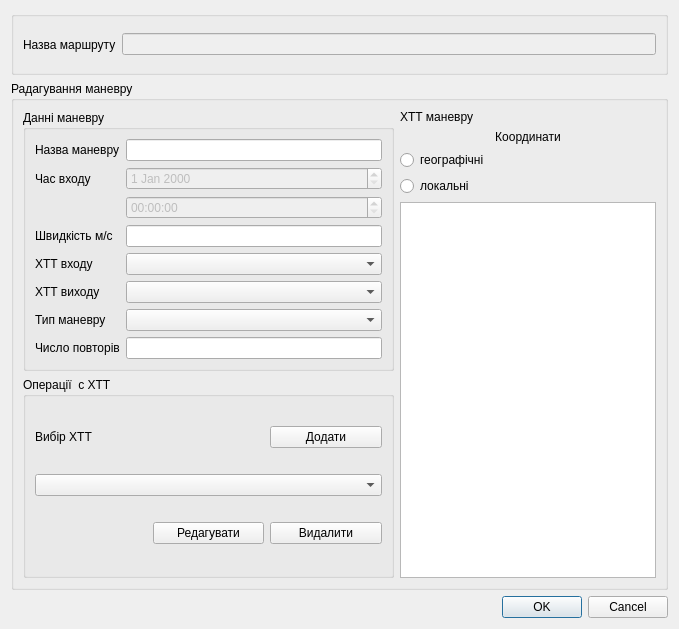
<?xml version="1.0" encoding="UTF-8"?>
<ui version="4.0">
 <class>Manevr_Dialog</class>
 <widget class="QDialog" name="Manevr_Dialog">
  <property name="geometry">
   <rect>
    <x>0</x>
    <y>0</y>
    <width>679</width>
    <height>629</height>
   </rect>
  </property>
  <property name="windowTitle">
   <string>Редагування маневру</string>
  </property>
  <layout class="QHBoxLayout" name="horizontalLayout">
   <item>
    <layout class="QVBoxLayout" name="verticalLayout" stretch="1,8,0">
     <item>
      <widget class="QGroupBox" name="groupBox">
       <property name="title">
        <string/>
       </property>
       <layout class="QHBoxLayout" name="horizontalLayout_2">
        <item>
         <widget class="QLabel" name="label">
          <property name="text">
           <string>Назва маршруту</string>
          </property>
         </widget>
        </item>
        <item>
         <widget class="QLineEdit" name="route_name_edit">
          <property name="enabled">
           <bool>false</bool>
          </property>
         </widget>
        </item>
       </layout>
      </widget>
     </item>
     <item>
      <widget class="QGroupBox" name="groupBox_2">
       <property name="title">
        <string>Радагування маневру</string>
       </property>
       <layout class="QHBoxLayout" name="horizontalLayout_4" stretch="1,0">
        <item>
         <layout class="QVBoxLayout" name="verticalLayout_2">
          <item>
           <widget class="QGroupBox" name="groupBox_3">
            <property name="title">
             <string>Данні маневру</string>
            </property>
            <layout class="QFormLayout" name="formLayout">
             <item row="0" column="0">
              <widget class="QLabel" name="label_2">
               <property name="text">
                <string>Назва маневру</string>
               </property>
              </widget>
             </item>
             <item row="0" column="1">
              <widget class="QLineEdit" name="name_edit"/>
             </item>
             <item row="1" column="0">
              <widget class="QLabel" name="label_3">
               <property name="text">
                <string>Час входу</string>
               </property>
              </widget>
             </item>
             <item row="1" column="1">
              <widget class="QDateEdit" name="dateEdit">
               <property name="enabled">
                <bool>false</bool>
               </property>
              </widget>
             </item>
             <item row="2" column="1">
              <widget class="QTimeEdit" name="timeEdit">
               <property name="enabled">
                <bool>false</bool>
               </property>
              </widget>
             </item>
             <item row="3" column="0">
              <widget class="QLabel" name="label_4">
               <property name="text">
                <string>Швидкість м/с</string>
               </property>
              </widget>
             </item>
             <item row="5" column="0">
              <widget class="QLabel" name="label_5">
               <property name="text">
                <string>ХТТ входу</string>
               </property>
              </widget>
             </item>
             <item row="5" column="1">
              <widget class="QComboBox" name="comboBox"/>
             </item>
             <item row="8" column="0">
              <widget class="QLabel" name="label_6">
               <property name="text">
                <string>ХТТ виходу</string>
               </property>
              </widget>
             </item>
             <item row="8" column="1">
              <widget class="QComboBox" name="comboBox_2"/>
             </item>
             <item row="10" column="0">
              <widget class="QLabel" name="label_7">
               <property name="text">
                <string>Тип маневру</string>
               </property>
              </widget>
             </item>
             <item row="10" column="1">
              <widget class="QComboBox" name="comboBox_3"/>
             </item>
             <item row="12" column="0">
              <widget class="QLabel" name="label_8">
               <property name="text">
                <string>Число повторів</string>
               </property>
              </widget>
             </item>
             <item row="12" column="1">
              <widget class="QLineEdit" name="number_repeat_edit"/>
             </item>
             <item row="3" column="1">
              <widget class="QLineEdit" name="speed_edit"/>
             </item>
            </layout>
           </widget>
          </item>
          <item>
           <widget class="QGroupBox" name="groupBox_4">
            <property name="title">
             <string>Операції  с ХТТ</string>
            </property>
            <layout class="QGridLayout" name="gridLayout_2">
             <item row="0" column="0">
              <widget class="QLabel" name="label_9">
               <property name="text">
                <string>Вибір ХТТ</string>
               </property>
              </widget>
             </item>
             <item row="0" column="2">
              <widget class="QPushButton" name="point_add_button">
               <property name="text">
                <string>Додати</string>
               </property>
              </widget>
             </item>
             <item row="1" column="0" colspan="3">
              <widget class="QComboBox" name="comboBox_4"/>
             </item>
             <item row="2" column="1">
              <widget class="QPushButton" name="point_edit_button">
               <property name="text">
                <string>Редагувати</string>
               </property>
              </widget>
             </item>
             <item row="2" column="2">
              <widget class="QPushButton" name="point_delete_button">
               <property name="text">
                <string>Видалити</string>
               </property>
              </widget>
             </item>
            </layout>
           </widget>
          </item>
         </layout>
        </item>
        <item>
         <layout class="QVBoxLayout" name="verticalLayout_3">
          <item>
           <widget class="QLabel" name="label_10">
            <property name="text">
             <string>ХТТ маневру</string>
            </property>
           </widget>
          </item>
          <item>
           <widget class="QLabel" name="label_11">
            <property name="text">
             <string>Координати</string>
            </property>
            <property name="alignment">
             <set>Qt::AlignCenter</set>
            </property>
           </widget>
          </item>
          <item>
           <widget class="QRadioButton" name="geo_coord_radioB">
            <property name="text">
             <string>географічні</string>
            </property>
           </widget>
          </item>
          <item>
           <widget class="QRadioButton" name="local_coord_radioB">
            <property name="text">
             <string>локальні</string>
            </property>
           </widget>
          </item>
          <item>
           <widget class="QTableWidget" name="tableWidget"/>
          </item>
         </layout>
        </item>
       </layout>
      </widget>
     </item>
     <item>
      <layout class="QHBoxLayout" name="horizontalLayout_3">
       <item>
        <widget class="QDialogButtonBox" name="buttonBox">
         <property name="standardButtons">
          <set>QDialogButtonBox::Cancel|QDialogButtonBox::Ok</set>
         </property>
        </widget>
       </item>
      </layout>
     </item>
    </layout>
   </item>
  </layout>
 </widget>
 <resources/>
 <connections/>
</ui>
